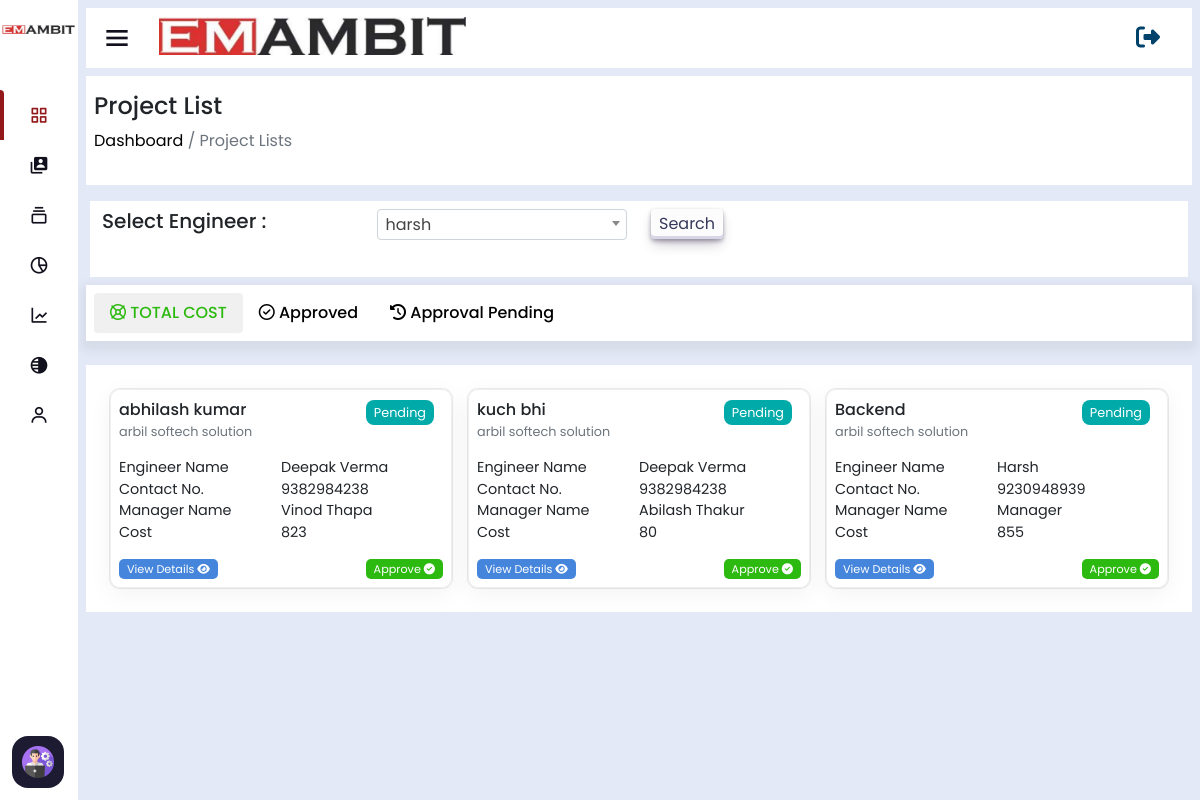
The page /reimbursement/ (signed in) on the database its author committed.
### home/models.py (models this page shows, shortened)
class Reimbursement(models.Model):
    engineer=models.ForeignKey(CustomUser,on_delete=models.CASCADE)
    company=models.ForeignKey(ClientCompanyInfo,on_delete=models.CASCADE)
    visit_purpose=models.CharField(max_length=250)
    manager_name=models.CharField(max_length=250)
    department=models.CharField(max_length=250)
    date=models.DateField()
    work_description=models.CharField(max_length=254)
    category=models.CharField(max_length=254)
    reimbursement_value=models.IntegerField(null=True,blank=True)
    advance=models.IntegerField(null=True,blank=True)
    cost=models.PositiveIntegerField(null=True,blank=True)
    attachment_images = models.ManyToManyField('AttachmentImages')
    reimbursement_status=models.CharField(max_length=254 ,null=True,blank=True,default='Pending')

class ClientCompanyInfo(models.Model):
    company_name=models.CharField(max_length=200)
    company_phone=models.CharField(max_length=20)
    contact_person=models.CharField(max_length=250)
    company_email=models.CharField(max_length=254)
    company_gst=models.CharField(max_length=50)
    company_address=models.CharField(max_length=254)
    timestampt=models.DateTimeField(auto_now_add=True,null=True,blank=True)

class CustomUser(AbstractUser):
    username = None
    email = models.EmailField(unique=True)
    user_phone = models.CharField(max_length=50,unique=True)
    user_address=models.CharField(max_length=50)
    user_gender=models.CharField(max_length=50)
    user_status=models.CharField(max_length=100,null=True,blank=True,default='Engineer')
    total_cost=models.IntegerField(default=0,null=True,blank=True)
    visible_password=models.CharField(max_length=254,null=True,blank=True)
    attendance_status=models.CharField(max_length=250,null=True,blank=True,default="A")
    USERNAME_FIELD = 'email'
    REQUIRED_FIELDS = []
    def __str__(self) -> str:
        return self.first_name + self.last_name
    objects = CustomUserManager()

### home/views.py (the view)
# urls.py: path('reimbursement/',reimbursement_view),
@login_required(login_url='/login')
def reimbursement_view(request):
    total_user=CustomUser.objects.all().exclude(is_staff=True)
    total_cost=Reimbursement.objects.all()
    pending_data=Reimbursement.objects.filter(reimbursement_status="Pending")
    approved_data=Reimbursement.objects.filter(reimbursement_status="Approved")
    if request.GET.get('get_engineer'):
        cur=CustomUser.objects.get(first_name=request.GET.get('get_engineer'))
        total_cost=Reimbursement.objects.filter(engineer=cur)
    return render(request,'user-reimbursement.html',{"total_cost":total_cost,'pending_data':pending_data,"approved_data":approved_data,'total_user':total_user})

### home/templates/user-reimbursement.html (shortened to what this page needs)
<!DOCTYPE html>
<html lang="en" dir="ltr">
<head>
    {% include 'header-links.html' %}
<body>
    {% include 'header.html' %}
    {% if user.is_authenticated and user.is_superuser %}
    <section class="nav-section">
        {% include 'subtitle.html' %}
    <div class="breadcum">
        <h2>Project List</h2>
        <p> <a href="/">  Dashboard</a> / Project Lists</p>
    </div>
    <div class="row py-2 mb-2 mx-1 project-list" style="background: white;">
        <form >
        <div class="col-md-12 mb-2 ">
            <div class="row">
                <div class="col-md-3"><h5>Select Engineer : </h5></div>
                <div class="col-md-3">
                </div>
                <div class="col-md-2"><button type="submit" class="butn">Search</button></div>
            </div>
        </div>
    </form>
    </div>
    <div class="project-list-links">
        <div class="links p-2">
            <ul class="nav nav-pills" id="pills-tab" role="tablist">
                <li class="nav-item" role="presentation" >
                  <div onclick="back_to_project_list()" class="nav-link active" id="pills-home-tab" data-bs-toggle="pill" data-bs-target="#pills-home" role="tab" aria-controls="pills-home" aria-selected="true"><i class="fa-regular fa-life-ring"></i> TOTAL COST</div>
                </li>
                <li class="nav-item" role="presentation">
                  <div class="nav-link" id="pills-contact-tab" data-bs-toggle="pill" data-bs-target="#pills-contact" role="tab" aria-controls="pills-contact" aria-selected="false"><i class="fa-regular fa-circle-check"></i> Approved</div>
                </li>
                <li class="nav-item" role="presentation">
                  <div class="nav-link" id="pills-pending-tab" data-bs-toggle="pill" data-bs-target="#pills-pending" role="tab" aria-controls="pills-pending" aria-selected="false"><i class="fa-solid fa-clock-rotate-left"></i> Approval Pending</div>
                </li>
            </ul>
        </div>
        <div class="tab-content project-cards-main mt-4 p-2" id="pills-tabContent">
            <div class="tab-pane fade show active" id="pills-home" role="tabpanel" aria-labelledby="pills-home-tab">
                <div class="project-cards-grid p-3">
                    {% for i in total_cost %}
                    <div class="single-project">
                        <div class="details">
                            <strong>{{i.visit_purpose}}</strong>
                            <p>{{i.company.company_name}}</p>
                        </div>
                        <table>
                            <tr>
                        <td>Engineer Name</td>
                        <td class="work-description" style="text-transform: capitalize;" >{{i.engineer.first_name}}</td>
                         </tr>
                            <tr>
                        <td>Contact No.</td>
                        <td class="work-description">{{i.engineer.user_phone}}</td>
                         </tr>
                            <tr>
                        <td>Manager Name</td>
                        <td class="work-description" style="text-transform: capitalize;">{{i.manager_name}}</td>
                        </tr>
                            <tr>
                                <td>Cost</td>
                                <td>{{i.cost}}</td>
                            </tr>
                        </table>
                        <div class="box-btns" style="justify-content: space-between;">
                            <a href="/reimbursement-details/{{i.id}}" class="down" style="background-color: #4586DC;">View Details <i class="fa-solid fa-eye"></i> </a>
                            {% if  i.reimbursement_status == "Pending" %}
                            <a href="/approve-reimbursement/{{i.id}}" class="down">Approve <i class="fa-solid fa-circle-check"></i> </a>
                            {% elif  i.reimbursement_status == "Approved" %}
                            <a href="/clear-reimbursement/{{i.id}}" style="background: orange;" class="down">Clear <i class="fa-solid fa-trash"></i> </a>
                            {% endif %}
                        </div>
                        <div class="
                        {% if i.reimbursement_status == 'Pending' %}
                        status-pending
                        {% elif  i.reimbursement_status == 'Approved' %}
                        status-done
                         {% endif %}
                        ">{{i.reimbursement_status}}</div>
                    </div>
                    {% endfor %}
                </div>
            </div>
        </div>
    </div>
    </section>
    {% else %}
    <script>
        window.location.href='/page-note-found'
    </script>
    {% endif %}
</body>
</html>

### home/static/assets/css/sidebar.css (style rules this page uses)
* { margin: 0; padding: 0; box-sizing: border-box; font-family: 'Poppins', sans-serif; }
.nav-section { position: relative; background: #E4E9F7; min-height: 100vh; left: 260px; width: calc(100% - 260px); transition: all 0.5s ease; }
.sidebar.close~.nav-section { left: 78px; width: calc(100% - 78px); }

### home/static/assets/css/style.css (style rules this page uses)
* { margin: 0; padding: 0; box-sizing: border-box; font-family: "Poppins" , sans-serif; text-decoration: none; }
a { text-decoration: none !important; }
:root { --main-bg : #E4E9F7; --light-white: #f0f0f0; --light-white-p: #6c757d; --color-anchor: #0d6efd; --color-blue: #4d8aff; --color-dark-blue: #004269; --color-blu : #4387c0; --color-blue-light : #00AAA9; --color-orange : orange; --color-green : rgb(44, 185, 16); }
.breadcum { background: white; padding: 1rem 0.5rem; margin-bottom: 1rem; }
.breadcum h2 { font-size: 1.5rem; }
.breadcum p { color: var(--light-white-p); }
.breadcum a { color: black; }
.project-list-links .links { display: flex; justify-content: space-between; align-items: center; background: white; position: sticky; top: 0; z-index: 2; box-shadow: 0px 5px 10px 5px rgba(0, 0, 0, 0.06) ; }
.project-list-links .nav-item .active { color: var(--color-green) !important; background-color: var(--light-white) !important; }
.project-list-links .nav-link { color: black !important; font-weight: 500; cursor: pointer; }
.project-cards-main { background: white; }
.project-cards-grid { display: grid; grid-template-columns: repeat(3,1fr); gap: 1rem; }
.single-project { position: relative; padding: 0.5rem; border: 1px solid #efefef; border-radius: 10px; box-shadow: rgba(0, 0, 0, 0.05) 0px 6px 24px 0px, rgba(0, 0, 0, 0.08) 0px 0px 0px 1px; }
.single-project .details strong { font-weight: 500; }
.single-project .details p { font-size: 0.8rem; color: var(--light-white-p); }
table { width: 100%; }
.single-project table tr td, .single-project table tr th { font-size: 0.9rem; width: 50%; }
.single-project .status-doing, .single-project .status-done, .single-project .status-pending { position: absolute; right: 5%; top: 5%; padding: 0.2rem 0.5rem; font-size: 0.8rem; border-radius: 8px; background: var(--color-blue); color: white; }
.single-project .status-pending { background: var(--color-blue-light); }
.box-btns { display: flex; justify-content: space-evenly; gap: 1rem; width: 100%; margin-top: 1rem; }
.box-btns a { color: white; background:rgb(44, 185, 16); padding: 0.1rem 0.5rem; border-radius: 5px; font-size: 0.7rem; }
.butn { align-items: center; appearance: none; background-color: #FCFCFD; border-radius: 4px; border-width: 0; box-shadow: rgba(45, 35, 66, 0.4) 0 2px 4px,rgba(45, 35, 66, 0.3) 0 7px 13px -3px,#D6D6E7 0 -3px 0 inset; box-sizing: border-box; color: #36395A; cursor: pointer; display: inline-flex; justify-content: center; list-style: none; overflow: hidden; padding: 0.2rem 0.5rem; position: relative; text-align: left; text-decoration: none; transition: box-shadow .15s,transform .15s; user-select: none; -webkit-user-select: none; touch-action: manipulation; white-space: nowrap; will-change: box-shadow,transform; }
.nav-section { padding: 0.5rem !important; }

### rows shown on the page
Reimbursement: visit_purpose "abhilash kumar", company.company_name "arbil softech solution", engineer.first_name "Deepak Verma", engineer.user_phone "9382984238", manager_name "Vinod Thapa", cost "823", reimbursement_status "Pending"
Reimbursement: visit_purpose "kuch bhi", company.company_name "arbil softech solution", engineer.first_name "Deepak Verma", engineer.user_phone "9382984238", manager_name "Abilash Thakur", cost "80", reimbursement_status "Pending"
Reimbursement: visit_purpose "Backend", company.company_name "arbil softech solution", engineer.first_name "Harsh", engineer.user_phone "9230948939", manager_name "Manager", cost "855", reimbursement_status "Pending"
